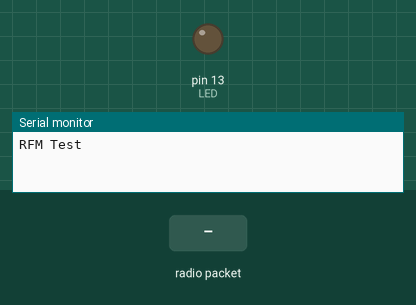
Recording of a sketch running on a simulated SparkFun Pro Micro, built with avr-gcc and run on an emulated ATmega32U4. Parts: output pins drawn as LEDs (lit = HIGH), the last lines printed to the serial monitor. The test bench sets the inputs (shaded band). No radio packets arrive unless stated.

Above: at 1.2 s.
1.3 s: radio packet "1" arrives
At 1.8 s:
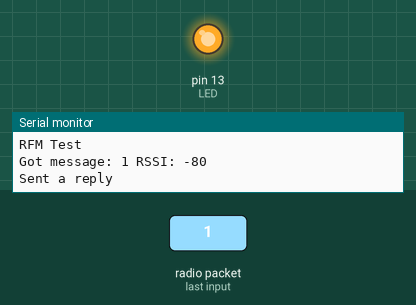
Timing chart, 0 to 4.3 s (numbered marks = the images above; inputs shaded):
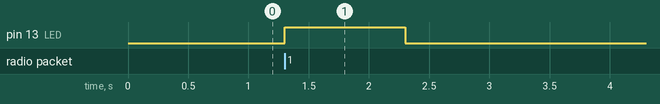

Measured:
- after the input at 1.3 s, pin 13 (LED): LOW → HIGH at once, → LOW 1.0 s later

The sketch:

Example1_BasicRX.ino
```cpp
// (licence header left out)
#include <SPI.h>

//Install this library by downloading the lastest zip from http://www.airspayce.com/mikem/arduino/RadioHead/
#include <RH_RF95.h>

//On the SparkFun ProRF the RFM CS pin is connected to pin A5, the RFM interrupt is on pin 7
RH_RF95 rf95(A5, 7);

const byte LED = 13; //Status LED is on pin 13

int packetCounter = 0; //Counts the number of packets sent

long timeSinceLastPacket = 0; //Tracks the time stamp of last packet received

const char MSG_LEN = 1; // the character length of the message we're sending

void setup()
{
  pinMode(LED, OUTPUT);
  digitalWrite(LED, LOW);

  Serial.begin(9600);
  //while (Serial == false) ; //This line requires USB to be hooked up. If you're going to do battery powered range testing, comment it out.

  Serial.println("RFM Test");

  if (rf95.init() == false)
  {
    Serial.println("Radio Init Failed - Freezing");
    while (1);
  }

  //The SparkFun ProRF uses the RFM95W
  //This is a highpower, 915MHz device. The 915MHz ISM band is centered
  //around 915MHz but ranges from 902 to 928MHz so if needed you could use
  //908.2 for example if the band is very busy.
  rf95.setFrequency(909.2);

  //Europe is 863-870 with center at 868MHz
  //This works but it is unknown how well the radio configures to this frequency
  //rf95.setFrequency(864.1);

  //Set power up to 23dBm. False = use PA_BOOST instead of RFO pins
  rf95.setTxPower(23, false);
}

void loop()
{
  if (rf95.available())
  {
    // Should be a message for us now
    uint8_t buf[RH_RF95_MAX_MESSAGE_LEN];
    uint8_t len = sizeof(buf);
    if (rf95.recv(buf, &len))
    {
      digitalWrite(LED, HIGH); //Turn on status LED
      timeSinceLastPacket = millis(); //Timestamp this packet

      Serial.print("Got message: ");
      Serial.print((char*)buf);
      Serial.print(" RSSI: ");
      Serial.print(rf95.lastRssi(), DEC);
      Serial.println();

      // Send a reply
      // char toSend[50];
      // sprintf(toSend, "And hello back. Counter: %d", packetCounter++);
      char toSend[MSG_LEN];
      sprintf(toSend, buf[0]);
      rf95.send(toSend, sizeof(toSend));

      rf95.waitPacketSent();
      Serial.println("Sent a reply");
    }
    else
    {
      Serial.println("recv failed");
    }
  }

  //Turn off status LED if we haven't received a packet after 1s
  if(millis() - timeSinceLastPacket > 1000)
  {
    digitalWrite(LED, LOW); //Turn off status LED
    timeSinceLastPacket = millis(); //Don't write LED but every 1s
  }
}
```
